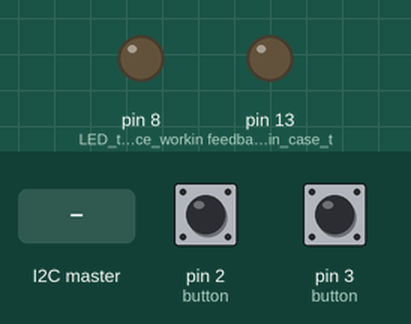
Simulated run of this sketch. Board: Arduino Uno, built with avr-gcc and run on an emulated ATmega328P. Shown: output pins drawn as LEDs (lit = HIGH). The test bench sets the inputs (shaded band); at power-on: pin 2 (button) HIGH, pin 3 (button) HIGH.

Above: at 1.2 s.
1.3 s: the I2C master sends the byte 0
At 1.4 s:
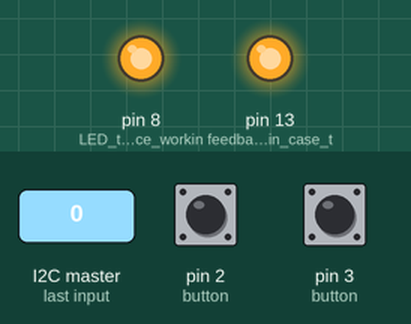
At 2.6 s:
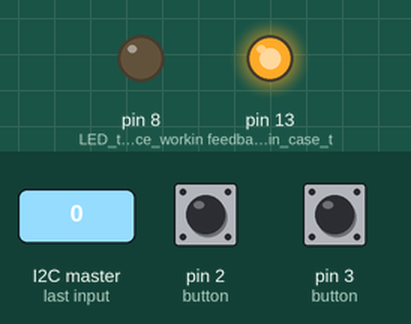
2.9 s: the I2C master sends the byte 1
At 4.0 s:
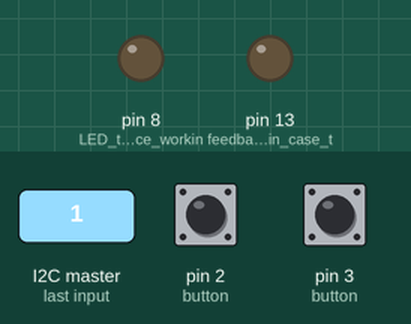
Timing chart, 0 to 5.9 s (numbered marks = the images above; inputs shaded):
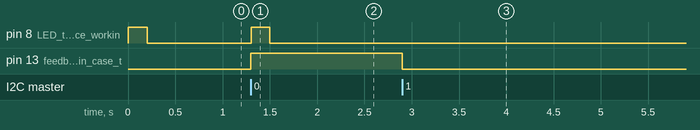

The sketch:

I2Cslave.ino
```cpp
#include <Wire.h>
#define BUTTON_ARR_LEN  40 // number of samples on buttons (to get rid of debouncing effects)

byte TxByte = 0;   // byte sent to RPI, lowest 2 bits correspond to button states, rest is set to 0
byte RxByte = 0;   // byte received from RPI, in order for the communication to be considered OK, must be the same as last TxByte sent

byte buttonA[BUTTON_ARR_LEN] = {0}; //history of button states for debouncing
byte buttonB[BUTTON_ARR_LEN] = {0};
byte buttonInd = 0;
byte buttonA_pressed = 0;
byte buttonB_pressed = 0;

unsigned long previous_ok_communication_timestamp = 0; //to detect problems with communication, timestamp of last OK transmission
unsigned long communication_timeout= 200; // time in ms, after which LED on pedal is turned of to indicate that the device is not responding

void I2C_RxHandler(int numBytes) // if received confirmation byte, check if it is the same as the byte transmitted, if not, notify RPI by pulling down the PIN 13
{
  while(Wire.available()) {  // Read Any Received Data
    RxByte = Wire.read();
  }
  if(RxByte != TxByte){
      digitalWrite(13, LOW);
    }else{
      digitalWrite(13, HIGH);
      previous_ok_communication_timestamp = millis();
      }
}

void I2C_TxHandler(void)  //if data requested send information about buttons
{
  TxByte = 0x00;
  TxByte |= (digitalRead(2)&0x1);
  TxByte |= (digitalRead(3)&0x1)<<1;
  Wire.write(TxByte);
}

void setup() {
  pinMode(13, OUTPUT); //feedback to rpi in case there were communication errors
  pinMode(8, OUTPUT);  // LED to show device working
  pinMode(2, INPUT_PULLUP); //button
  pinMode(3, INPUT_PULLUP); // button
  Wire.begin(0x8);
  previous_ok_communication_timestamp = millis();
  Wire.onReceive(I2C_RxHandler);
  Wire.onRequest(I2C_TxHandler);
}

void loop() {
  delay(5);
  buttonA[buttonInd] = digitalRead(2);
  buttonB[buttonInd] = digitalRead(3);
  buttonInd = (buttonInd+1)%BUTTON_ARR_LEN;
  byte buttonA_pressed_cnt = 0;
  byte buttonB_pressed_cnt = 0;
  for(byte i = 0; i< BUTTON_ARR_LEN; i++){
      buttonA_pressed_cnt+= buttonA[i];
      buttonB_pressed_cnt+= buttonB[i];
  }
  buttonA_pressed = (buttonA_pressed_cnt >BUTTON_ARR_LEN/2);
  buttonB_pressed = (buttonB_pressed_cnt >BUTTON_ARR_LEN/2);
  if(millis()-previous_ok_communication_timestamp<communication_timeout){
     digitalWrite(8, HIGH);
    }else{
      digitalWrite(8, LOW);
      }
}
```

Measured:
- after the input at 1.3 s, pin 8 (LED_to_show_device_workin): LOW → HIGH at once, → LOW 0.20 s later; pin 13 (feedback_to_rpi_in_case_t): LOW → HIGH at once
- after the input at 2.9 s, pin 13 (feedback_to_rpi_in_case_t): HIGH → LOW at once
